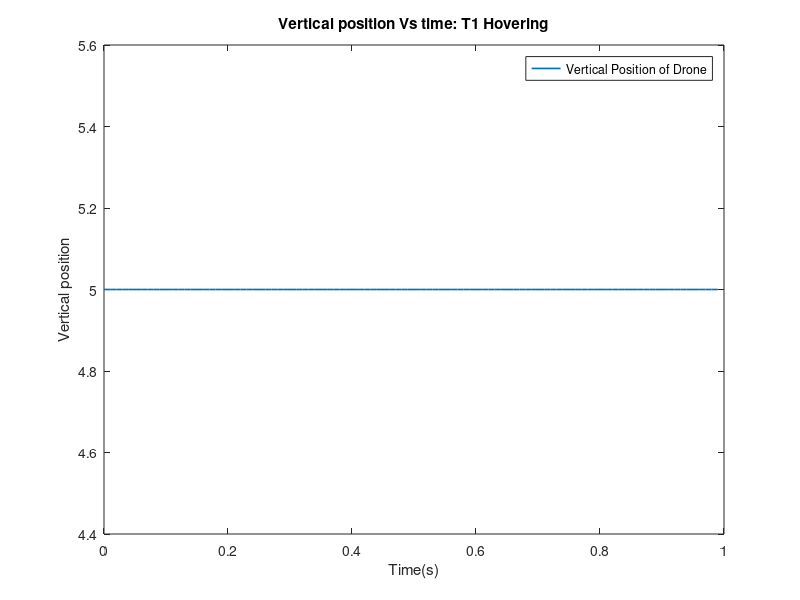
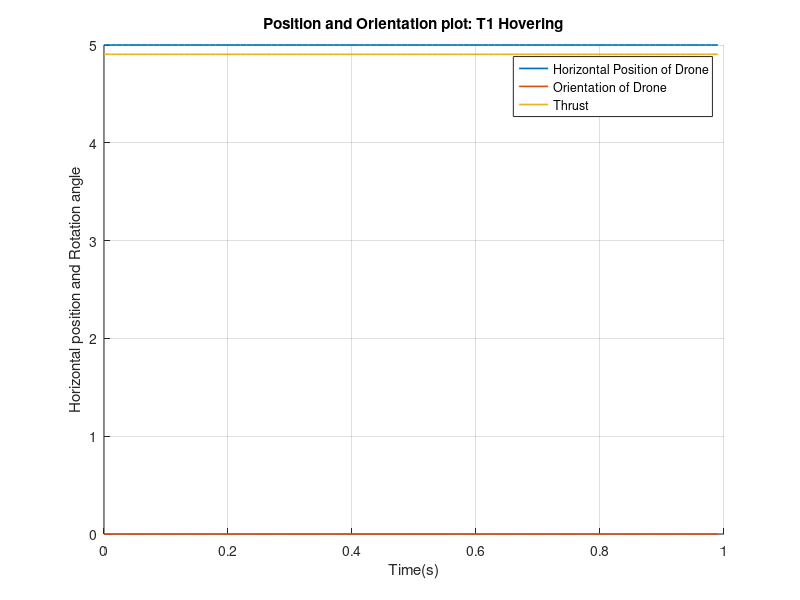
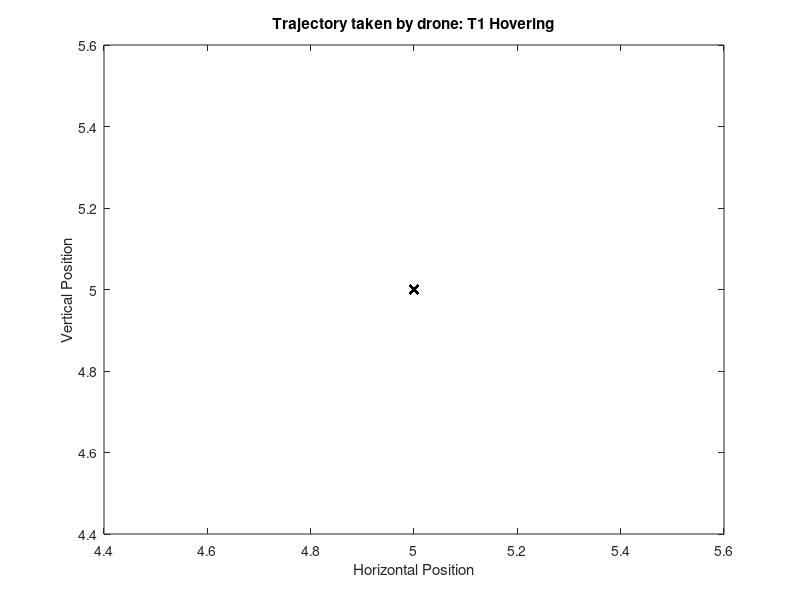
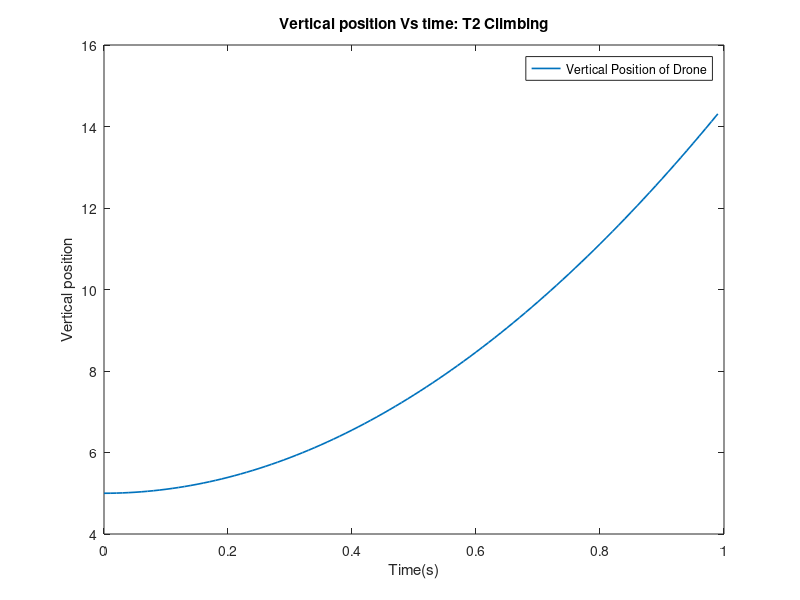

Reproduce these figures in MATLAB, in order.
% This code runs a simulation for vertical climbing of the drone which is
% an equilibrium trajectory. We would also be computing an LQR based cost
% at each instant.
clear all; close all; clc;

% Cost Function:

% There isn't a fixed way to choose my Q and R matrices. They
% (as in their corresponding Eigenvalues, preferably a diagonal matrix) are
% chosen for the Vertical altitude adjustment of Drone. Here some states are
% important, whereas some states don't change with time. Hence, the matrix
% weights (or Eigenvalues) are chosen accordingly.

% Let jstar be my quadratic cost at that instant. The jstar calculated will
% be a time series vector which will then be integrated in each simulation
% until the latest value to obtain the actual cost.

% Cost matrix for states Q(6x6):
Q = [0.1*eye(4,4),zeros(4,2);zeros(2,4),0.2*eye(2,2)]; % This is the cost matrix
% for the states. It is 6x6 and higher priority is given to the last two
% states of vertical position and velocity which is the most related to our
% application.
fprintf('\nCost matrix for the states Q(6x6) is given by:\n');
Q

% Cost matrix for control inputs R(3x3):
R = [0.2,0,0;0,0.2,0;0,0,0.1]; % The third value is basically an uncontrollable
% input of gravitational acceleration. The first two include the
% controllable inputs or thrusts from the right and left motors
% respectively. Hence, it is given a higher cost and priority.
fprintf('\nCost matrix for the states R(3x3) is given by:\n');
R

% Perturbation:

% So here, we are gonna choose 10 trajectories to perturb the drone from
% hovering condition which is our equilibrium. Since we have chosen
% vertical altitude adjustment, I will be doing 5 trajectories with
% climbing and 5 with descent.
% Also I've chosen to characterize my perturbation as the amount of thrust
% acting on the drone.
a1 = [];
a1(1) = 0; % Perturbation Magnitude for the first trajectory.

% We have taken 10 separate trajectories based off of the perturbation
% magnitude in the positive and negative direction.
% Let us introduce a variable which contains the final cost at the
% end of each simulation:
JJ = [];

% Parameters of the given system:
m    = 1;       % Kg
I    = 0.01;    % Kg*m^2
g    = 9.81;    % m/s^2
b    = 0.1;     % Kg/s
T1   = g/2;       % Thrust vector for right-side propellers.
T2   = g/2;       % Thrust vector for right-side propellers.
% Conditions of the non-equilibrium trajectory:
x10     = 0; % Orientation of the drone in space. Given by qtheta. Rad
x1_t0   = 0; % Rotational velocity and acceleration of the drone.  Rad
x1_tt0  = 0;
x20     = 5; % Initial horizontal position of drone in space.
x2_t0   = 0; % Initial spatial velocity in Hz direction.
x2_tt0  = 0;
x30     = 5; 
x3_t0   = 0; % The drone starts climbing from rest position.
% Intial vertical position of the drone in space.
% Since the drone is climbing in accelerated manner the
% accleration in the vertical direction is non-zero.

% Let us define out simulation time characteristics:
T   = 1;           % Total simulation time
dt  = 0.01;         % Step-size
ns  = round(T/dt);  % Number of steps
t   = 0:dt:T-dt;       % Time series vector

% Let us initialize our time-series process variables:
x1    = [];
x2    = [];
x3    = [];
x1_t  = [];
x2_t  = [];
x3_t  = [];
x1_tt = [];
x2_tt = [];
x3_tt = [];
TR1   = [];
TL1   = [];
X     = [];
U     = [];
jstar = [];
J     = [];

%%%%% Trajectory 1: (Hovering with no perturbation - Cost will be zero)
%%%%% %%%%%
% This is basically a test simulation to check if our cost structure works.
% This is the first Trajectory with a perturbation magnitude of 0;
for i = 1:ns
    if i == 1
        x1(i)   = x10;
        x2(i)   = x20;
        x3(i)   = x30;
        x1_t(i) = x1_t0;
        x2_t(i) = x2_t0;
        x3_t(i) = x3_t0;
        x1_tt(i)= x1_tt0;
        x2_tt(i)= x2_tt0;
        x3_tt(i)= -g + ((T1 + a1(1)*g + T2 + a1(1)*g)*cos(x1(i)))/m - (b*x3_t(i))/m;
        TR1(i)  = T1 + a1(1)*g;
        TL1(i)  = T2 + a1(1)*g;
        X(:,i)    = [x1(i); x1_t(i); x2(i); x2_t(i); x3(i); x3_t(i)];
        U(:,i)    = [TR1(i); TL1(i); g];
        jstar(i)= 0;
        J(i)    = 0;
    else
        x1(i)   = x1(i-1) + x1_t(i-1)*dt + x1_tt(i-1)*(dt^2)/2;
        x2(i)   = x2(i-1) + x2_t(i-1)*dt + x2_tt(i-1)*(dt^2)/2;
        x3(i)   = x3(i-1) + x3_t(i-1)*dt + x3_tt(i-1)*(dt^2)/2;
        x1_t(i) = x1_t(i-1) + x1_tt(i-1)*dt;
        x2_t(i) = x2_t(i-1) + x2_tt(i-1)*dt;
        x3_t(i) = x3_t(i-1) + x3_tt(i-1)*dt;
        x1_tt(i)= (T1-T2)/I;
        x2_tt(i)= ((T1 + a1(1)*g + T2 + a1(1)*g)*sin(x1(i)))/m - (b*x2_t(i))/m;
        x3_tt(i)= -g + ((T1 + a1(1)*g + T2 + a1(1)*g)*cos(x1(i)))/m - (b*x3_t(i))/m;
        TR1(i)   = T1 + a1(1)*g;
        TL1(i)   = T2 + a1(1)*g;
        X(:,i)    = [x1(i); x1_t(i); x2(i); x2_t(i); x3(i); x3_t(i)];
        U(:,i)    = [TR1(i); TL1(i); g];
        jstar(i)= (X(:,i)-X(:,1))'*Q*(X(:,i)-X(:,1)) + (U(:,i)-U(:,1))'*R*(U(:,i)-U(:,1)); 
        J(i)    = trapz(dt,jstar); % Calculates instantaneous cost value.
    end
end

% This keeps track of the cost accumulated at the end of each trajectory.
JJ(1) = J(end);

% The following plots are shown for the first two trajectories:
figure()
plot(t,x3,'LineWidth',1.2);
xlabel('Time(s)');
ylabel('Vertical position');
title('Vertical position Vs time: T1 Hovering');
legend('Vertical Position of Drone');
figure()
hold on; grid on;
plot(t,x2,'LineWidth',1.2);
plot(t,x1,'LineWidth',1.2);
plot(t,TR1,'LineWidth',1.2);
xlabel('Time(s)');
ylabel('Horizontal position and Rotation angle');
title('Position and Orientation plot: T1 Hovering');
legend('Horizontal Position of Drone','Orientation of Drone','Thrust');

% Plot of spatial trajectory of the drone:
figure()
plot(x2,x3,'kx','LineWidth',1.2); % Small x's in the plot denote positions.
xlabel('Horizontal Position');
ylabel('Vertical Position');
title('Trajectory taken by drone: T1 Hovering');

%%%%% Trajectory 2: %%%%%

a1(2) = 1; % Second trajectory perturbation magnitude.

% Let us initialize our time-series process variables:
x1    = [];
x2    = [];
x3    = [];
x1_t  = [];
x2_t  = [];
x3_t  = [];
x1_tt = [];
x2_tt = [];
x3_tt = [];
TR1   = [];
TL1   = [];
X     = [];
U     = [];
jstar = [];
J     = [];

%%% Simulation: %%%

for i = 1:ns
    if i == 1
        x1(i)   = x10;
        x2(i)   = x20;
        x3(i)   = x30;
        x1_t(i) = x1_t0;
        x2_t(i) = x2_t0;
        x3_t(i) = x3_t0;
        x1_tt(i)= x1_tt0;
        x2_tt(i)= x2_tt0;
        x3_tt(i)= -g + ((T1 + a1(2)*g + T2 + a1(2)*g)*cos(x1(i)))/m - (b*x3_t(i))/m;
        TR1(i)  = T1 + a1(2)*g;
        TL1(i)  = T2 + a1(2)*g;
        X(:,i)    = [x1(i); x1_t(i); x2(i); x2_t(i); x3(i); x3_t(i)];
        U(:,i)    = [TR1(i); TL1(i); g];
        jstar(i)= 0;
        J(i)    = 0;
    else
        x1(i)   = x1(i-1) + x1_t(i-1)*dt + x1_tt(i-1)*(dt^2)/2;
        x2(i)   = x2(i-1) + x2_t(i-1)*dt + x2_tt(i-1)*(dt^2)/2;
        x3(i)   = x3(i-1) + x3_t(i-1)*dt + x3_tt(i-1)*(dt^2)/2;
        x1_t(i) = x1_t(i-1) + x1_tt(i-1)*dt;
        x2_t(i) = x2_t(i-1) + x2_tt(i-1)*dt;
        x3_t(i) = x3_t(i-1) + x3_tt(i-1)*dt;
        x1_tt(i)= (T1-T2)/I;
        x2_tt(i)= ((T1 + a1(2)*g + T2 + a1(2)*g)*sin(x1(i)))/m - (b*x2_t(i))/m;
        x3_tt(i)= -g + ((T1 + a1(2)*g + T2 + a1(2)*g)*cos(x1(i)))/m - (b*x3_t(i))/m;
        TR1(i)   = T1 + a1(2)*g;
        TL1(i)   = T2 + a1(2)*g;
        X(:,i)    = [x1(i); x1_t(i); x2(i); x2_t(i); x3(i); x3_t(i)];
        U(:,i)    = [TR1(i); TL1(i); g];
        jstar(i)= (X(:,i)-X(:,1))'*Q*(X(:,i)-X(:,1)) + (U(:,i)-U(:,1))'*R*(U(:,i)-U(:,1)); 
        J(i)    = trapz(dt,jstar); % Calculates instantaneous cost value.
    end
end
JJ(2) = J(end);
figure()
plot(t,x3,'LineWidth',1.2);
xlabel('Time(s)');
ylabel('Vertical position');
title('Vertical position Vs time: T2 Climbing');
legend('Vertical Position of Drone');
figure()
hold on; grid on;
plot(t,x2,'LineWidth',1.2);
plot(t,x1,'LineWidth',1.2);
plot(t,TR1,'LineWidth',1.2);
xlabel('Time(s)');
ylabel('Horizontal position and Rotation angle');
title('Position and Orientation plot: T2 Climbing');
legend('Horizontal Position of Drone','Orientation of Drone','Thrust');

% Plot of spatial trajectory of the drone:
figure()
plot(x2,x3,'kx','LineWidth',1.2); % Small x's in the plot denote positions.
xlabel('Horizontal Position');
ylabel('Vertical Position');
title('Trajectory taken by drone: T2 Climbing');

% The other trajectories will be run iteratively:

for k = 3:10
    a1(k) = a1(k-1) + 1;
    % Let us initialize our time-series process variables:
    x1    = [];
    x2    = [];
    x3    = [];
    x1_t  = [];
    x2_t  = [];
    x3_t  = [];
    x1_tt = [];
    x2_tt = [];
    x3_tt = [];
    TR1   = [];
    TL1   = [];
    X     = [];
    U     = [];
    jstar = [];
    J     = [];

    %%% Simulation: %%%

    for i = 1:ns
        if i == 1
            x1(i)   = x10;
            x2(i)   = x20;
            x3(i)   = x30;
            x1_t(i) = x1_t0;
            x2_t(i) = x2_t0;
            x3_t(i) = x3_t0;
            x1_tt(i)= x1_tt0;
            x2_tt(i)= x2_tt0;
            x3_tt(i)= -g + ((T1 + a1(k)*g + T2 + a1(k)*g)*cos(x1(i)))/m - (b*x3_t(i))/m;
            TR1(i)  = T1 + a1(k)*g;
            TL1(i)  = T2 + a1(k)*g;
            X(:,i)    = [x1(i); x1_t(i); x2(i); x2_t(i); x3(i); x3_t(i)];
            U(:,i)    = [TR1(i); TL1(i); g];
            jstar(i)= 0;
            J(i)    = 0;
        else
            x1(i)   = x1(i-1) + x1_t(i-1)*dt + x1_tt(i-1)*(dt^2)/2;
            x2(i)   = x2(i-1) + x2_t(i-1)*dt + x2_tt(i-1)*(dt^2)/2;
            x3(i)   = x3(i-1) + x3_t(i-1)*dt + x3_tt(i-1)*(dt^2)/2;
            x1_t(i) = x1_t(i-1) + x1_tt(i-1)*dt;
            x2_t(i) = x2_t(i-1) + x2_tt(i-1)*dt;
            x3_t(i) = x3_t(i-1) + x3_tt(i-1)*dt;
            x1_tt(i)= (T1-T2)/I;
            x2_tt(i)= ((T1 + a1(k)*g + T2 + a1(k)*g)*sin(x1(i)))/m - (b*x2_t(i))/m;
            x3_tt(i)= -g + ((T1 + a1(k)*g + T2 + a1(k)*g)*cos(x1(i)))/m - (b*x3_t(i))/m;
            TR1(i)   = T1 + a1(k)*g;
            TL1(i)   = T2 + a1(k)*g;
            X(:,i)    = [x1(i); x1_t(i); x2(i); x2_t(i); x3(i); x3_t(i)];
            U(:,i)    = [TR1(i); TL1(i); g];
            jstar(i)= (X(:,i)-X(:,1))'*Q*(X(:,i)-X(:,1)) + (U(:,i)-U(:,1))'*R*(U(:,i)-U(:,1)); 
            J(i)    = trapz(dt,jstar); % Calculates instantaneous cost value.
        end
    end
    JJ(k) = J(end);
end

% Plot of cost vs perturbation magnitude:
% Perturbation magnitude is given by our a1 vector.
% Cost is given by our JJ vector.
figure()
xlabel('Perturbation Magnitude');
ylabel('Cost for each trajectory');
title('Cost vs PertMag - For 10 trajectories!')
hold on; grid on;
for l = 1:10
    plot(a1(l),JJ(l),'bx');
end